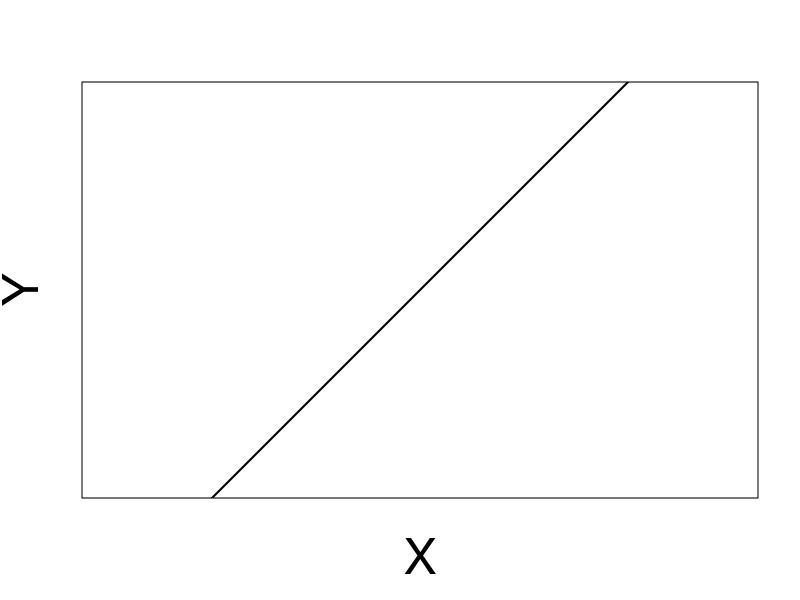
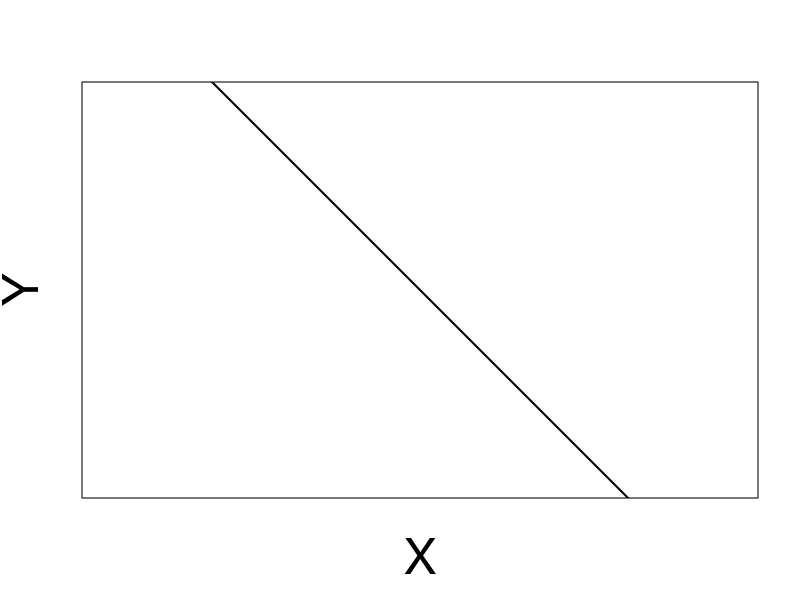
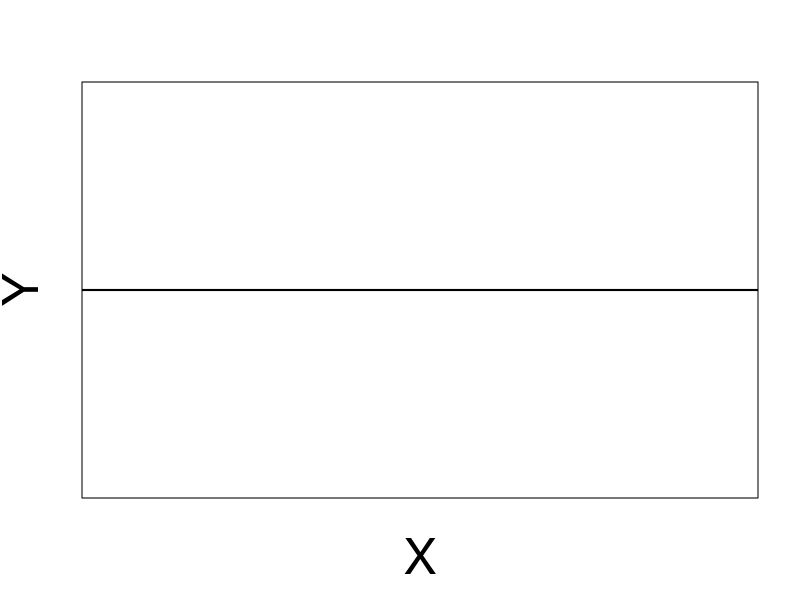
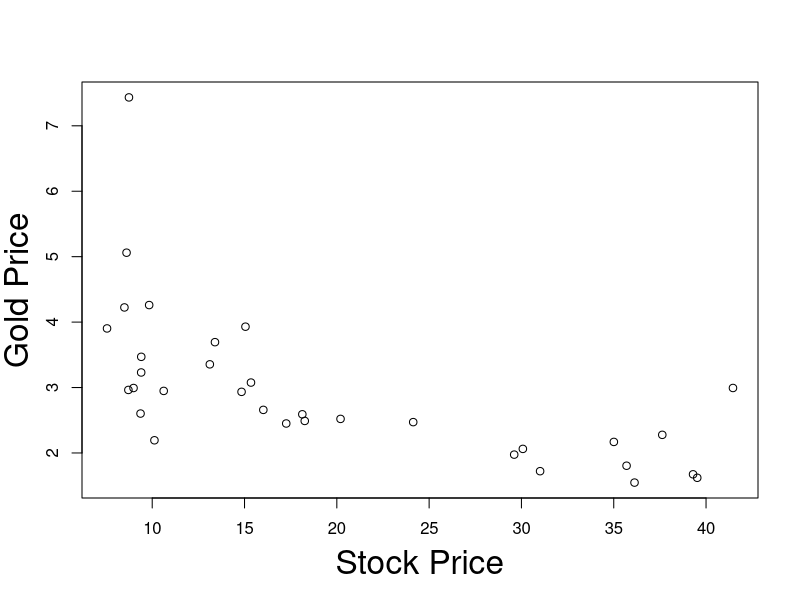
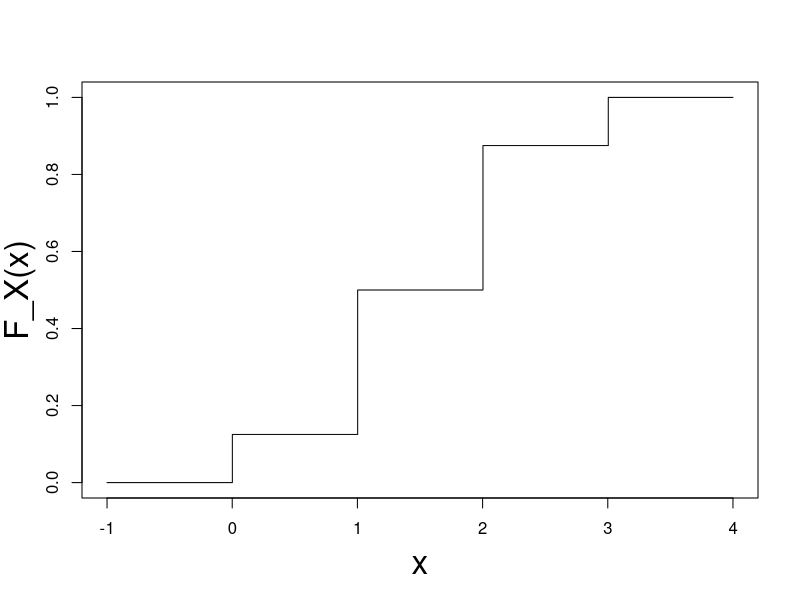
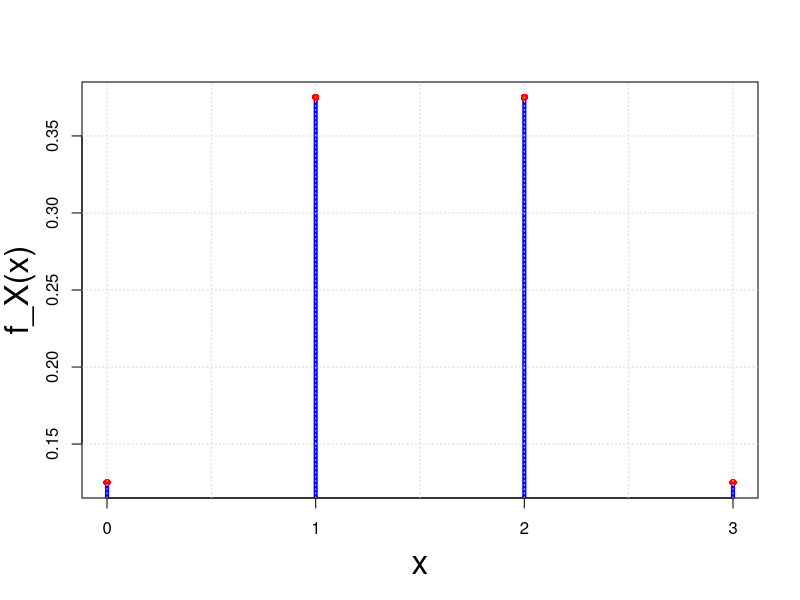
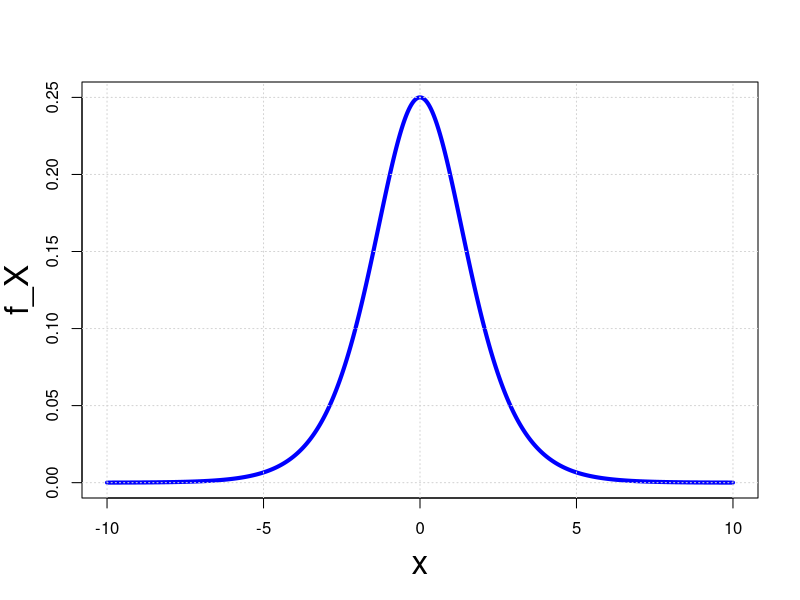
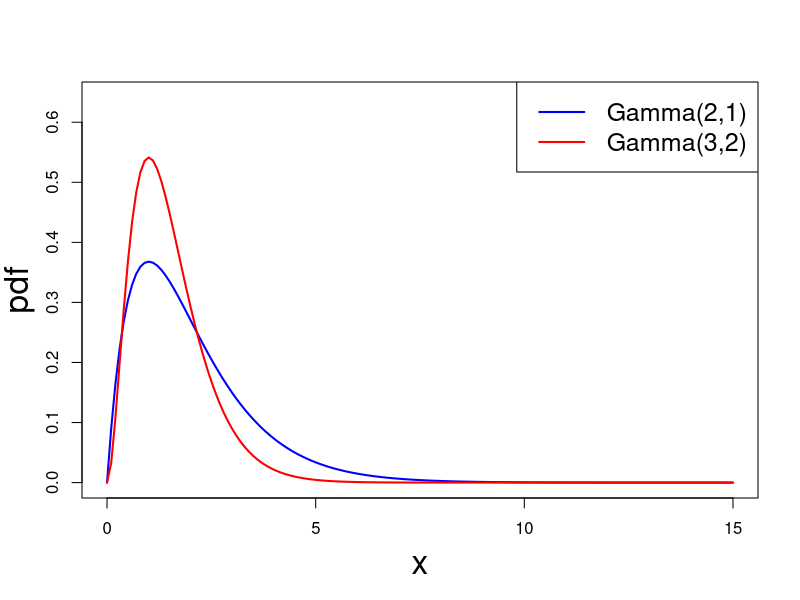

These charts were generated, in order, by the following R code:
#
#
#
#
#
#
#
#
#
#
#
#
#
#
#
#
#
#
#
#
#
#
#
#
#
#
#
#
#
#
#
#
#
#
#
#
#
#
#
#
#
#
#
#
#
#
#
#
#
#
#
#
#
#
#
#
#
#
#
#
#
#
#
#
#
#
#
#
#
#
#
#
#
#
#
#
#
#
#
#
#
#
#
#
#
#
#
#
#
#
#
#
#
#
#
#
#
#
#
#
#
#
#
#
#
#
#
#
#
#
#
#
#
#
#
#
#
#
#
#
#
#
#
#
#
#
#
#
#
#
#
#
#
#
#
#
#
#
#
#
#
#
#
#
#
#
#
#
#
#
#
#
#
#
#
#
#
#
#
#
#
#
#
#
#
#
#
#
#
#
#
#
#
#
#
#
#
#
#
#
#
#
#
#
#
#
#
#
#
#
#
#
#
#
#
#
#
#
#
#
#
#
#
#
#
#
#
#
#
#
#
#
#
#
#
#
#
#
#
#
#
#
#
#
#
#
#
#
#
#
#
#
#
#
#
#
#
#
#
#
#
#
#
#
#
#
#
#
#
#
#
#
#
#
#
#
#
#
#
#
#
#
#
#
#
#
#
#
#
#
#
#
#
#
#
#
#
#
#
#
#
#
#
#
#
#
#
#
#
#
#
#
#
#
#
#
#
#
#
#
#
#
#
#
#
#
#
#
#
#
#
#
#
#
#
#
#
#
#
#
#
#
#
#
#
#
#
#
#
#
#
#
#
#
#
#
#
#
#
#
#
#
#
#
#
#
#
#
#
#
#
#
#
#
#
#
#
#
#
#
#
#
#
#
#
#
#
#
#
#
#
#
#
#
#
#
#
#
#
#
#
#
#
#
#
#
#
#
#
#
#
#
#
#
#
#
#
#
#
#
#
#
#
#
#
#
#
#
#
#
#
#
#
#
#
#
#
#
#
#
#
#
#
#
#
#
#
#
#
#
#
#
#
#
#
#
#
#
#
#
#
#
#
#
#
#
#
#
#
#
#
#
#
#
#
#
#
#
#
#
#
#
#
#
#
#
#
#
#
#
#
#| echo: false
#| fig-asp: 1


# Create a scatter plot with no data points (type = "n")
plot(
  1, 1, 
  type = "n", 
  xlab = "", 
  ylab = "", 
  xlim = c(0, 5), 
  ylim = c(0, 5), 
  frame.plot = TRUE, 
  axes = FALSE, 
  asp = 1)


mtext("X", side=1, line=3, cex=3)
mtext("Y", side=2, line=2, cex=3)

# Add the line y = x
abline(
  a = 0, 
  b = 1, 
  col = "black", 
  lwd = 2)

#
#
#
#
#
#
#
#
#
#
#| echo: false
#| fig-asp: 1


# Create a scatter plot with no data points (type = "n")
plot(
  1, 1, 
  type = "n", 
  xlab = "", 
  ylab = "", 
  xlim = c(-3, 3), 
  ylim = c(-3, 3), 
  frame.plot = TRUE, 
  axes = FALSE, 
  asp = 1)



mtext("X", side=1, line=3, cex=3)
mtext("Y", side=2, line=2, cex=3)

# Add the line y = x
abline(
  a = 0, 
  b = -1, 
  col = "black", 
  lwd = 2)

#
#
#
#
#
#
#
#
#
#
#
#| echo: false
#| fig-asp: 1


# Create a scatter plot with no data points (type = "n")
plot(
  1, 1, 
  type = "n", 
  xlab = "", 
  ylab = "", 
  xlim = c(0, 5), 
  ylim = c(0, 5), 
  frame.plot = TRUE, 
  axes = FALSE, 
  asp = 1)


mtext("X", side=1, line=3, cex=3)
mtext("Y", side=2, line=2, cex=3)

# Add the line y = x
abline(
  a = 2.5, 
  b = 0, 
  col = "black", 
  lwd = 2)

#
#
#
#
#
#
#
#
#
#
#
#
#
#
#
#
#
#
#
#
#
#
#
#
#
#
#
#
#
#
#
#
#| echo: false
#| layout-ncol: 1

data <- read.table("datasets/L3eg1data.txt")

#Add column labels to data
colnames(data) <- c("Stock Price","Gold Price")

# Output markdown table from data
knitr::kable(
  list(data[1:11,], data[12:22,], data[23:33,]),
  row.names = TRUE,
  format = "html", 
  table.attr = 'class="table simple table-striped table-hover"',
) 


#
#
#
#
#
#
#
#
#
#
#
#
#
#
#
#
#
#
#
#
#
#
#
#
#
#
#
#
#
#
#
#
#
#
#| echo: false
#| fig-asp: 1

data1 <- read.table("datasets/L3eg1data.txt")
realgoldprice<-data1[,1]
realstockprice<-data1[,2]
plot(realstockprice, 
  realgoldprice, 
  xlab="", 
  ylab="")

mtext("Stock Price", side=1, line=3, cex=2)
mtext("Gold Price", side=2, line=2.5, cex=2)

#
#
#
#
#
#
#
#
#
#
#
#
#
#
#
#
#
#
#
#
#
#
#
#
#
#
#
#
#
#
#
#
#
#
#
#
#
#
#
#
#
#
#
#
#
#
#
#
#
#
#
#
#
#
#
#
#
#
#
#
#
#
#
#
#
#
#
#
#
#
#
#
#
#
#
#
#
#
#
#
#
#
#
#
#
#
#
#
#
#
#
#
#
#
#
#
#
#
#
#
#
#
#
#
#
#
#
#
#
#
#
#
#
#
#
#
#
#
#
#
#
#
#
#
#
#
#
#
#
#
#
#
#
#
#
#
#
#
#
#
#
#
#
#
#
#
#
#
#
#
#
#
#
#
#
#
#
#
#
#
#
#
#
#
#
#
#
#
#
#
#
#
#
#
#
#
#
#
#
#
#
#
#
#
#
#
#
#
#
#
#
#
#
#
#
#
#
#
#
#
#
#
#
#
#
#
#
#
#
#
#
#
#
#
#
#
#
#
#
#
#
#
#
#
#
#
#
#
#
#
#
#
#
#
#
#
#
#
#
#
#
#
#
#
#
#
#
#
#
#
#
#
#
#
#
#
#
#
#
#
#
#
#
#
#
#
#
#
#
#
#
#
#
#
#
#
#
#
#
#
#
#
#
#
#
#
#
#
#
#
#
#
#
#
#
#
#
#
#
#
#
#
#
#
#
#
#
#
#
#
#
#
#
#
#
#
#
#
#
#
#
#
#
#
#
#
#
#
#
#
#
#
#
#
#
#
#
#
#
#
#
#
#
#
#
#
#
#
#
#
#
#
#
#
#
#
#
#
#
#
#
#
#
#
#
#
#
#
#
#
#
#
#
#
#
#
#
#
#
#
#
#
#
#
#
#
#
#
#
#
#
#
#
#
#
#
#
#
#
#
#
#
#
#
#
#
#
#
#
#
#
#
#
#
#
#
#
#
#
#
#
#
#
#
#
#
#
#
#
#
#
#
#
#
#
#
#
#
#
#
#
#
#
#
#
#
#
#
#
#
#
#
#
#
#
#
#
#
#
#
#
#
#
#
#
#
#
#
#
#
#
#
#
#
#
#
#
#
#
#
#
#
#
#
#
#
#
#
#
#
#
#
#
#
#
#
#
#
#
#
#
#
#
#
#
#
#
#
#
#
#
#
#
#
#
#
#
#
#
#
#
#
#
#
#
#
#
#
#
#
#
#
#
#
#
#
#
#
#
#
#
#
#
#
#
#
#
#
#
#
#
#
#
#
#
#
#
#
#
#
#
#
#
#
#
#
#
#
#
#
#
#
#
#
#
#
#
#
#
#
#
#
#
#
#
#
#
#
#
#
#
#
#
#
#
#
#
#
#
#
#
#
#
#
#
#
#
#
#
#
#
#
#
#
#
#
#
#
#
#
#
#
#
#
#
#
#
#
#
#
#
#
#
#
#
#
#
#
#
#
#
#
#
#
#
#
#
#
#
#
#
#
#
#
#
#
#
#
#
#
#
#
#
#
#
#
#
#
#
#
#
#
#
#
#
#
#
#
#
#
#
#
#
#
#
#
#
#
#
#
#
#
#
#
#
#
#
#
#
#
#
#
#
#
#
#
#
#
#
#
#
#
#
#
#
#
#
#
#
#
#
#
#
#
#
#
#
#
#
#
#
#
#
#
#
#
#
#
#
#
#
#
#
#
#
#
#
#
#
#
#
#
#
#
#
#
#
#
#
#
#
#
#
#
#
#
#
#
#
#
#
#
#
#
#
#
#
#
#
#
#
#
#
#
#
#
#
#
#
#
#
#
#
#
#
#
#
#
#
#
#
#
#
#
#
#
#
#
#
#
#
#
#
#
#
#
#
#
#
#
#
#
#
#
#
#
#
#
#
#
#
#
#
#
#
#
#
#
#
# Define the step function
step_function <- function(x) {
  if (x < 0) {
    return(0)
  } else if (x < 1) {
    return(1/8)
  } else if (x < 2) {
    return(1/2)
  } else if (x < 3) {
    return(7/8)
  } else {
    return(1)
  }
}

# Generate x values
x_values <- seq(-1, 4, length.out = 1000)

# Calculate corresponding y values using the step function
y_values <- sapply(x_values, step_function)

# Create a data frame for ggplot
plot(x_values, 
    y_values, 
    type = 's',
    xlab = "",
    ylab = "")

mtext("x", side=1, line=3, cex=2)
mtext("F_X(x)", side=2, line=2.5, cex=2)

#
#
#
#
#
#
#
#
#
#
#
#
#
#
#
#
#
#
#
#
#
#
#
#
#
#
#
#
#
#
#
#
#
#
#
#
#
#
#
#
#
#
#
#
#
#
#
#
#
#
#
#
#
#
#
#
#
#
#
#
#
#
#
#
#
#
#
#
#
#
#
#
#
#
#
#
#
#
#
#
#
#
#
#
#
#
#
#
#
#
#
#
#
#
#
#
#
#
#
# Example data
values <- c(0, 1, 2, 3)
probabilities <- c(1/8, 3/8, 3/8, 1/8)

# Plot PMF
plot(values, 
    probabilities, 
    xlab = "",
    ylab = "",
    xaxt='n',
    type="h", 
    lwd=4, 
    col="blue")

axis(1, at = values,labels = T)
mtext("x", side=1, line=3, cex=2)
mtext("f_X(x)", side=2, line=2.5, cex=2)

points(values, probabilities, col = "red", pch = 16)

grid()
#
#
#
#
#
#
#
#
#
#
#
#
#
#
#
#
#
#
#
#
#
#
#
#
#
#
#
#
#
#
#
#
#
#
#
#
#
#
#
#
#
#
#
#
#
#
#
#
#
#
#
#
#
#
#
#
#
#
#
#
#
#
#
#
#
#
#
#
#
#
#
#
#
#
#
#
#
#
#
#
#
#
#
#
#
#
#
#
#
#
#
#
#
#
#
#
#
#
#
#
#
#
#
#
#
#
#
#
#
#
#
#
#
#
#
#
#
#
#
#
#
#
#
#
#
#
#
#
#
#
#
#
#
#
#
#
#
#
#
#
#
#
#
#
#
#
#
#
#
#
#
#
#
#
#
#
#
#
#
#
#
#
#
#
#
#
#
#
#
#
#
#
#
#
#
#
#
#
#
#
#
#

# Define the probability density function (PDF)
f_X <- function(x) {
  exp(-x) / (1 + exp(-x))^2
}

# Generate x values for plotting
x_values <- seq(-10, 10, length.out = 1000)

# Calculate corresponding y values
y_values <- f_X(x_values)

# Plot the distribution using base R plot function
plot(x_values, 
    y_values, 
    type = "l", 
    col = "blue", 
    lwd = 4,
    xlab = "", 
    ylab = "")

mtext("x", side=1, line=3, cex=2)
mtext("f_X", side=2, line=2.5, cex=2)


# Add a grid for better visualization
grid()

#
#
#
#
#
#
#
#
#
#
#
#
#
#
#
#
#
#
#
#
#
#
#
#
#
#
#
#
#
#
#
#
#
#
#
#
#
#
#
#
#
#
#
#
#
#
#
#
#
#
#
#
#
#
#
#
#
#
#
#
#
#
#
#
#
#
#
#
#
#
#
#
#
#
#
#
#
#
#
#
#
#
#
#
#
#
#
#
#
#
#
#
#
#
#
#
#
#
#
#
#
#
#
#
#
#
#
#
#
#
#
#
#
#
#
#
#
#
#
#
#
#
#
#
#
#
#
#
#
#
#
#
#
#
#
#
#
#
#
#
#
#
#
#
#
#
#
#
#
#
#
#
#
#
#
#
#
#
#
#
#
#
#
#
#
#
#
#
#
#
#
#
#
#
#
#
#
#
#
#
#
#
#
#
#
#
#
#
#
#
#
#
#
#
#
#
#
#
#
#
#
#
#
#
#
#
#
#
#
#
#
#
#
#
#
#
#
#
#
#
#
#
#
#
#
#
#
#
#
#
#
#
#
#
#
#
#
#
#
#
#
#
#
#
#
#
#
#
#
#
#
#
#
#
#
#
#
#
#
#
#
#
#
#
#
#
#
#
#
#
#
#
#
#
#
#
#
#
#
#
#
#
#
#
#
#
#
#
#
#
#
#
#
#
#
#
#
#
#
#
#
#
#
#
#
#
#
#
#
#
#
#
#
#
#
#
#
#
#
#
#
#
#
#
#
#
#
#
#
#
#
#
#
#
#
#
#
#
#
#
#
#
#
#
#
#
#
#
#
#
#
#
#
#
#
#
#
#
#
#
#
#
#
#
#
#
#
#
#
#
#
#
#
#
#
#
#
#
#
#
#
#
#
#
#
#
#
#
#
#
#
#
#
#
#
#
#
#
#
#
#
#
#
#
#
#
#
#
#
#
#
#
#
#
#
#
#
#
#
#
#
#
#
#
#
#
#
#
#
#
#
#
#
#
#
#
#
#
#
#
#
#
#
#
#
#
#
#
#
#
#
#
#
#
#
#
#
#
#
#
#
#
#
#
#
#
#
#
#
#
#
#
#
#
#
# Set the shape and rate parameters for the first gamma distribution
alpha1 <- 2
beta1 <- 1

# Set the shape and rate parameters for the second gamma distribution
alpha2 <- 3
beta2 <- 2

# Generate values for the x-axis
x_values <- seq(0, 15, by = 0.1)

# Calculate the probability density function (PDF) values for each x for the first distribution
pdf_values1 <- dgamma(x_values, shape = alpha1, rate = beta1)

# Calculate the probability density function (PDF) values for each x for the second distribution
pdf_values2 <- dgamma(x_values, shape = alpha2, rate = beta2)

# Plot the gamma PDFs
plot(x_values, 
    pdf_values1, 
    type = "l", 
    col = "blue", lwd = 2,
    xlab = "", 
    ylab = "",
    ylim = c(0, max(pdf_values1, pdf_values2) + 0.1))

lines(x_values, 
      pdf_values2, 
      col = "red", 
      lwd = 2)

mtext("x", side=1, line=3, cex=2)
mtext("pdf", side=2, line=2.5, cex=2)

# Add a legend
legend("topright", legend = c(paste("Gamma(", alpha1, ",", beta1, ")", sep = ""),
                              paste("Gamma(", alpha2, ",", beta2, ")", sep = "")),
       col = c("blue", "red"), lty = 1, lwd = 2, cex = 1.5)

#
#
#
#
#
#
#
#
#
#
#
#
#
#
#
#
#
#
#
#
#
#
#
#
#
#
#
#
#
#
#
#
#
#
#
#
#
#
#
#
#
#
#
#
#
#
#
#
#
#
#
#
#
#
#
#
#
#
#
#
#
#
#
#
#
#
#
#
#
#
#
#
#
#
#
#
#
#
#
#
#
#
#
#
#
#
#
#
#
#
#
#
#
#
#
#
#
#
#
#
#
#
#
#
#
#
#
#
#
#
#
#
#
#
#
#
#
#
#
#
#
#
#
#
#
#
#
#
#
#
#
#
#
#
#
#
#
#
#
#
#
#
#
#
#
#
#
#
#
#
#
#
#
#
#
#
#
#
#
#
#
#
#
#
#
#
#
#
#
#
#
#
#
#
#
#
#
#
#
#
#
#
#
#
#
#
#
#
#
#
#
#
#
#
#
#
#
#
#
#
#
#
#
#
#
#
#
#
#
#
#
#
#
#
#
#
#
#
#
#
#
#
#
#
#
#
#
#
#
#
#
#
#
#
#
#
#
#
#
#
#
#
#
#
#
#
#
#
#
#
#
#
#
#
#
#
#
#
#
#
#
#
#
#
#
#
#
#
#
#
#
#
#
#
#
#
#
#
#
#
#
#
#
#
#
#
#
#
#
#
#
#
#
#
#
# Set the shape and rate parameters for the first gamma distribution
mu1 <- 0
sigma1 <- 1

# Set the shape and rate parameters for the second gamma distribution
mu2 <- 3
sigma2 <- 2

# Generate values for the x-axis
x_values <- seq(-7, 7, by = 0.1)

# Calculate the probability density function (PDF) values for each x for the first distribution
pdf_values1 <- dnorm(x_values, mean = mu1, sd = sqrt(sigma1))

# Calculate the probability density function (PDF) values for each x for the second distribution
pdf_values2 <- dnorm(x_values, mean = mu2, sd = sqrt(sigma2))

# Plot the gamma PDFs
plot(x_values, 
    pdf_values1, 
    type = "l", 
    col = "blue", lwd = 2,
    xlab = "", 
    ylab = "",
    ylim = c(0, max(pdf_values1, pdf_values2) + 0.1))

lines(x_values, 
      pdf_values2, 
      col = "red", 
      lwd = 2)

mtext("x", side=1, line=3, cex=2)
mtext("pdf", side=2, line=2.5, cex=2)

# Add a legend
legend("topright", legend = c(paste("N(", mu1, ",", sigma1, ")", sep = ""),
                              paste("N(", mu2, ",", sigma2, ")", sep = "")),
       col = c("blue", "red"), lty = 1, lwd = 2, cex = 1.5)

#
#
#
#
#
#
#
#
#
#
#
#
#
#
#
#
#
#
#
#
#
#
#
#
#
#
#
#
#
#
#
#
#
#
#
#
#
#
#
#
#
#
#
#
#
#
#
#
#
#
#
#
#
#
#
#
#
#
#
#
#
#
#
#
#
#
#
#
#
#
#
#
#
#
#
#
#
#
#
#
#
#
#
#
#
#
#
#
#
#
#
#
#
#
#
#
#
#
#
#
#
#
#
#
#
#
#
#
#
#
#
#
#
#
#
#
#
#
#
#
#
#
#
#
#
#
#
#
#
#
#
#
#
#
#
#
#
#
#
#
#
#
#
#
#
#
#
#
#
#
#
#
#
#
#
#
#
#
#
#
#
#
#
#
#
#
#
#
#
#
#
#
#
#
#
#
#
#
#
#
#
#
#
#
#
#
#
#
#
#
#
#
#
#
#
#
#
#
#
#
#
#
#
#
#
#
#
#
#
#
#
#
#
#
#
#
#
#
#
#
#
#
#
#
#
#
#
#
#
#
#
#
#
#
#
#
#
#
#
#
#
#
#
#
#
#
#
#
#
#
#
#
#
#
#
#
#
#
#
#
#
#
#
#
#
#
#
#
#
#
#
#
#
#
#
#
#
#
#
#
#
#
#
#
#
#
#
#
#
#
#
#
#
#
#
#
#
#
#
#| echo: false
#| layout-ncol: 3
#| tbl-cap: "Dataset with 33 entries for Stock and Gold price pairs"

# Read dataset
data <- read.table("datasets/L3eg1data.txt")

#Add column labels to data
colnames(data) <- c("Stock Price","Gold Price")

# Output markdown table from data

knitr::kable(data[1:11,], row.names = TRUE)

knitr::kable(data[12:22,], row.names = TRUE)

knitr::kable(data[23:33,], row.names = TRUE)

#
#
#
#
#
#
#
#
#
